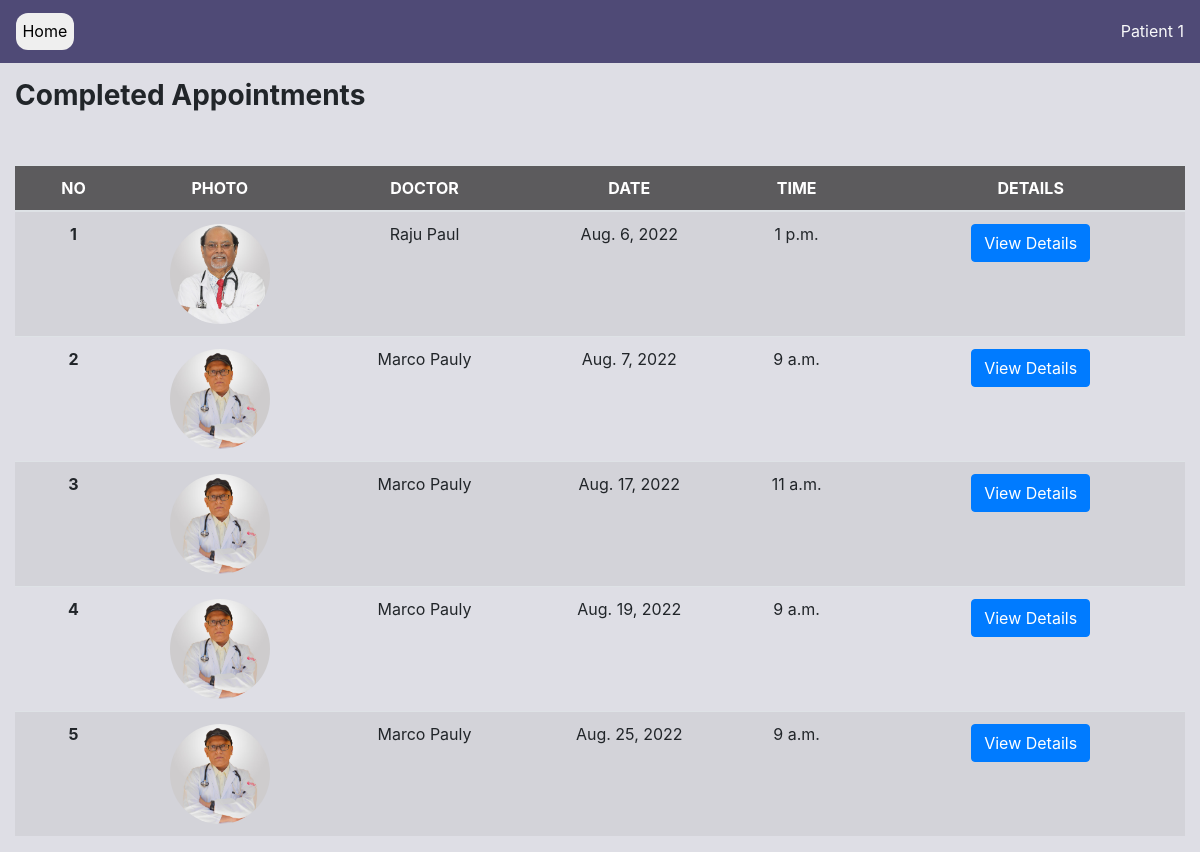
The app's page /patient-completed-appointment (signed in) with its own data.
### accounts/models.py (models this page shows, shortened)
class User(AbstractUser):
    DOCTOR = 'D'
    PATIENT = 'P'
    USER_TYPES = [
        (DOCTOR, 'Doctor'),
        (PATIENT, 'Patient'),
    ]
    MALE = 'M'
    FEMALE = 'F'
    OTHER = 'O'
    PREFER_NOT_TO_SAY = 'N'
    GENDER = [
        (MALE, 'Male'),
        (FEMALE, 'Female'),
        (OTHER, 'Other'),
        (PREFER_NOT_TO_SAY, 'Prefer not to say')
    ]
    class Meta:
        db_table = 'user'
    user_type = models.CharField(choices=USER_TYPES, max_length=1, default=PATIENT)
    gender = models.CharField(choices=GENDER,  max_length=1, default=PREFER_NOT_TO_SAY)
    phone = PhoneNumberField(null=True, blank=True)
    def is_patient(self):
        if self.user_type == 'P':
            return True
        return False

### appointment/models.py (models this page shows, shortened)
class Appointment(models.Model):
    TIME_SLOT = [
    (1, '9:00-10:00'),
    (2, '10:00-11:00'),
    (3, '11:00-12:00'),
    (4, '13:00-14:00'),
    ]
    doctor = models.ForeignKey(User,on_delete=models.CASCADE, limit_choices_to={'user_type': 'D'}, related_name='doctor')
    patient = models.ForeignKey(User,on_delete=models.CASCADE, limit_choices_to={'user_type': 'P'})
    date =  models.DateField()
    start_time = models.TimeField(null=True)
    end_time = models.TimeField(null=True)
    reason = models.TextField()
    status = models.BooleanField(default=False)
    class Meta:
        db_table = 'appointment'
        constraints = [
            models.UniqueConstraint(fields=['patient', 'doctor', 'date'], name='unique_booking')
        ]
        ordering = ['date', 'start_time']

### profiles/models.py (models this page shows, shortened)
class DoctorProfile(models.Model):
    class Meta:
        db_table = 'doctor_profile'
    user = models.OneToOneField(
        User, on_delete=models.CASCADE,
        primary_key=True, limit_choices_to={'user_type': 'D'},
        related_name='docprofile', #* related_name is used to give alternate name to the reverse relationship
        )
    profile_pic = models.ImageField(upload_to='images/profiles/doctors') #TODO Change directory to /images/doctor/username
    qualification = models.CharField(max_length=100, blank=True, null=True)
    department = models.ForeignKey(Department, on_delete=models.CASCADE)

### appointment/views.py (the view)
# urls.py: path('patient-completed-appointment', views.patient_completed_appointment, name='patient-completed-appointment'),
def patient_completed_appointment(request):
    context = {}
    user = request.user
    if not user.is_patient():
        return HttpResponse("NOT ALLOWED")
    appointments = Appointment.objects.filter(patient=user, status=True)
    context = {'appointments':appointments}
    return render(request, 'patient-completed-appointment.html', context=context)

### PMS/context_processors.py (called while the page is built)
def get_departments(request):
    departments = Department.objects.all()
    return {'departments': departments}

def get_time_slots(request):
    time_slot = Appointment.TIME_SLOT
    return {"time_slot": time_slot}

### appointment/templates/patient-completed-appointment.html (shortened to what this page needs)
{% load static %}
{% load bootstrap4 %}
<!DOCTYPE html>
<html>
    <head>
        <link rel="stylesheet" href="https://cdn.jsdelivr.net/npm/bootstrap@4.0.0/dist/css/bootstrap.min.css">
    </head>
    <body>
        {% include 'navbar-simple.html' %}
        <section style="height: auto;">
            <div class="container-fluid">
                <div class="row pt-3" style="background-color: #8889a347;">
                    <div class="col-md-6" style="align-items: center;"><h3><b>Completed Appointments</b></h3></div>
                <br>
                <br>
                <br>
                    <div class="col-md-12" style="align-items: center;">
                        <div class="table-responsive table-striped">
                            <table class="table table-hover">
                              <thead class="thead">
                                <tr>
                                  <th scope="col" width="10%">NO</th>
                                  <th scope="col" width="15%">PHOTO</th>
                                  <th scope="col" width="20%">DOCTOR</th>
                                  <th scope="col" width="15%">DATE</th>
                                  <th scope="col">TIME</th>
                                  <th scope="col">DETAILS</th>
                                </tr>
                              </thead>
                        <tbody>
{% for appointment in appointments %}
                                <tr>
                                    <th scope="row">{{forloop.counter}}</th>
                                    <td>
                                        {%if appointment.doctor.docprofile.profile_pic %}
                                            <img src="{{appointment.doctor.docprofile.profile_pic.url}}" class="photo">
                                        {% else %}
                                            <img src="{% static 'images\doctor_default.jpg' %}" class="photo">
                                        {% endif %}
                                    </td>
                                    <td>{{appointment.doctor.get_full_name}}</td>
                                    <td>{{appointment.date}}</td>
                                    <td>{{appointment.start_time}}</td>
                                    <td>
                                        <form action="{% url 'appointment:past-prescription' %}" method="post">
                                            <button class="btn btn-primary" type="submit" name="app_id" value={{appointment.id}}>View Details</button>
                                        </form>
                                    </td>
                                </tr>
{% endfor %}
                            </tbody>
                          </table>
                    </div>
                </div>
            </div>
        </section>
    </body>
</html>

### templates/navbar-simple.html (shortened to what this page needs)
<nav class="navbar navbar-expand-lg bg-dark">
    <a class="navbar-brand" href="{% url 'accounts:home'%}">
      <button class="button">Home</button>
    </a>
        <ul class="navbar-nav ml-auto">
            <li class="nav-item">
                <p class="text-light mb-0">{{user.get_full_name}}</p>
            </li>
        </ul>
</nav>

### templates/navbar-simple.html (style rules this page uses)
.bg-dark { background-color: #4c4774fa !important; }
.button { border-radius: 12px; border: 2px; font-size: 1rem; padding: 0.4rem; }

### appointment/templates/patient-completed-appointment.html (style rules this page uses)
table { margin-top: 14px; }
th, td { text-align: center; }
.table .thead { color: #fff; background-color: #5c5b5d; }
.photo { width: 100px; border-radius: 50%; }

### records on screen
User: get_full_name "Patient 1"
Appointment: doctor.docprofile.profile_pic (picture), doctor.get_full_name "Raju Paul", date "Aug. 6, 2022", start_time "1 p.m.", {{ appointment.id }} 10 (drawn)
Appointment: doctor.docprofile.profile_pic (picture), doctor.get_full_name "Marco Pauly", date "Aug. 7, 2022", start_time "9 a.m."
Appointment: doctor.docprofile.profile_pic (picture), doctor.get_full_name "Marco Pauly", date "Aug. 17, 2022", start_time "11 a.m.", {{ appointment.id }} 21 (drawn)
Appointment: doctor.docprofile.profile_pic (picture), doctor.get_full_name "Marco Pauly", date "Aug. 19, 2022", start_time "9 a.m.", {{ appointment.id }} 22 (drawn)
Appointment: doctor.docprofile.profile_pic (picture), doctor.get_full_name "Marco Pauly", date "Aug. 25, 2022", start_time "9 a.m.", {{ appointment.id }} 24 (drawn)
